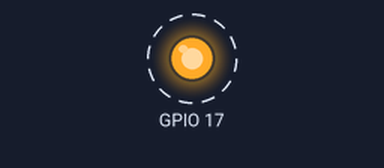
Recording of a program running on a simulated Raspberry Pi (BCM pin numbers). On the bench: output pins drawn as LEDs (lit = HIGH). Dashed ring = blinking. At 10.0 s the program stops and its outputs stay as they are.

Above: at 0.2 s.
Timing chart, 0 to 3.0 s (numbered marks = the images above):
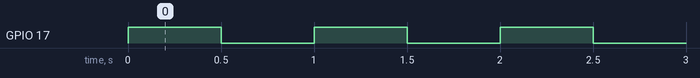

Measured:
- by itself, GPIO 17: alternates HIGH for 0.50 s and LOW for 0.50 s, 20 changes in all, then stays LOW

The program:

parpadea.py
```python
#!usr/bin/env/ python
## parpadea.py
#Importamos la libreria y le cambiamos el nombre a GPIO
import RPi.GPIO as GPIO

#Necesario para los delays
import time

#Establecemos el sistema de numeracion que queramos,
#en este caso el sistema BCM
GPIO.setmode(GPIO.BCM)

#Configuramos el pin GPIO 17 como una salida
GPIO.setup(17, GPIO.OUT)

#Encendemos y apagamos el led 5 veces
for i in range(0,10):

        GPIO.output(17, GPIO.HIGH)
        time.sleep(0.5)
        GPIO.output(17, GPIO.LOW)
        time.sleep(0.5)

#Y liberamos los GPIO
GPIO.cleanup()
```
